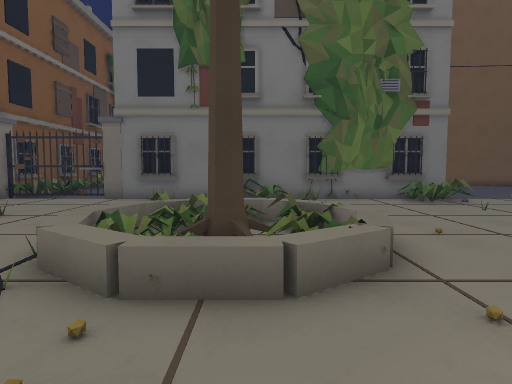
[1] (above)

17 first-person views from a walk through a Godot game level. The camera is 1.2 m above the floor, tilts 4° down and sees 75° across. The floor is counted in squares, 1 m on a side. Each view is taken from the middle of a square. On the plan, view 1 faces up. The plan holds only what a view shows up to about 14 squares ahead; the rest is blank. The place goes on beyond the plan. Characters and animated objects are left out.

[2]
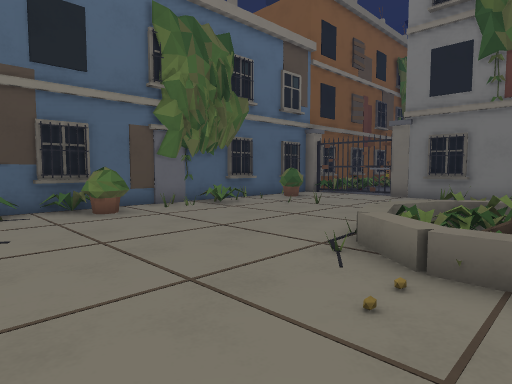

[3]
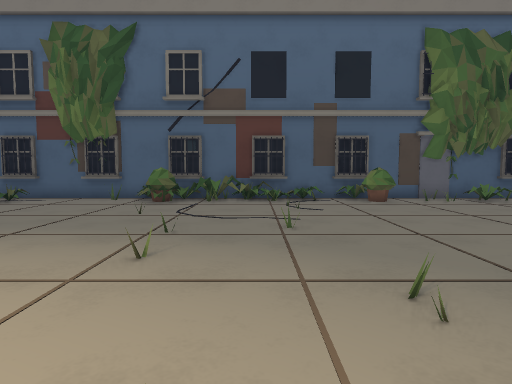

[4]
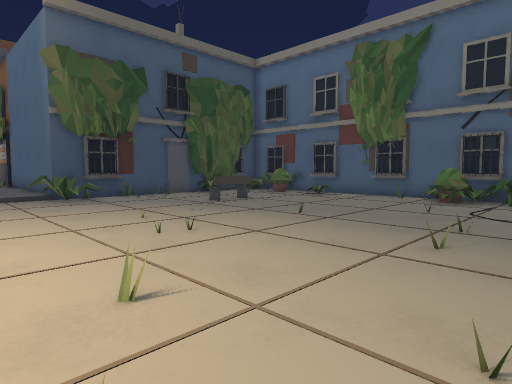

[5]
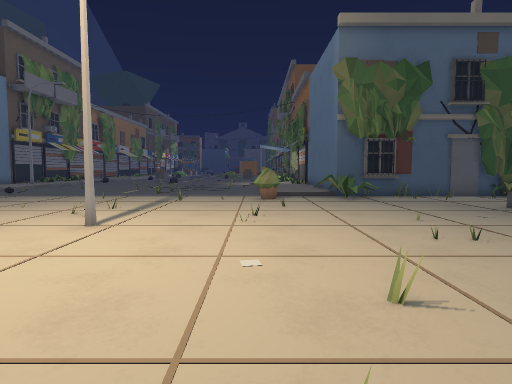

[6]
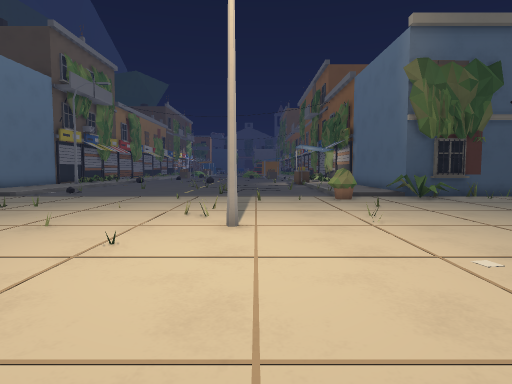

[7]
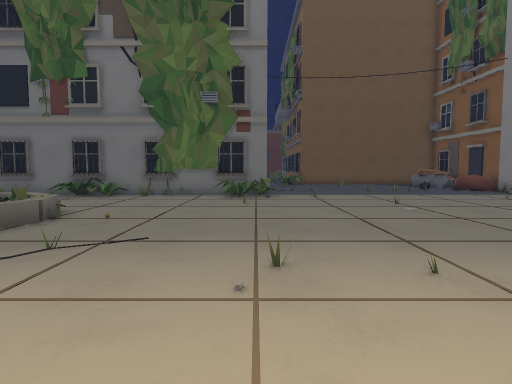

[8]
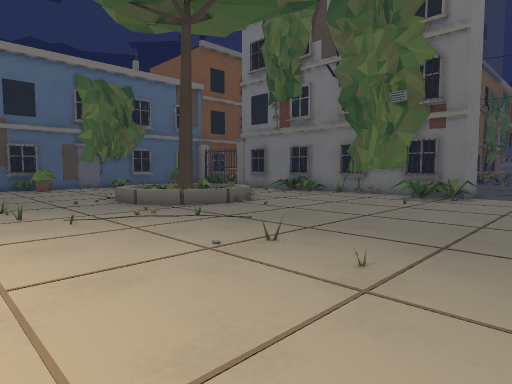

[9]
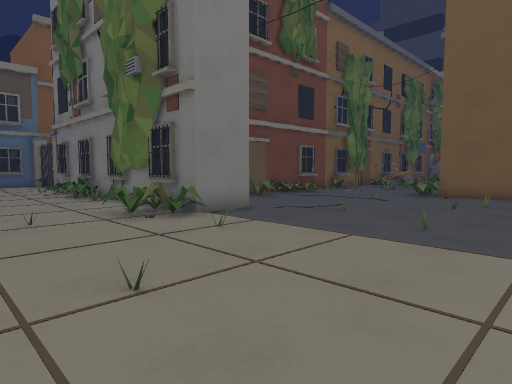

[10]
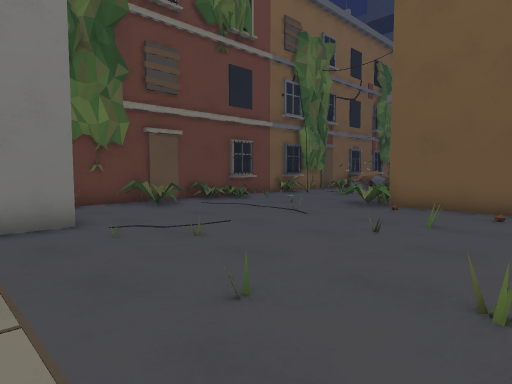

[11]
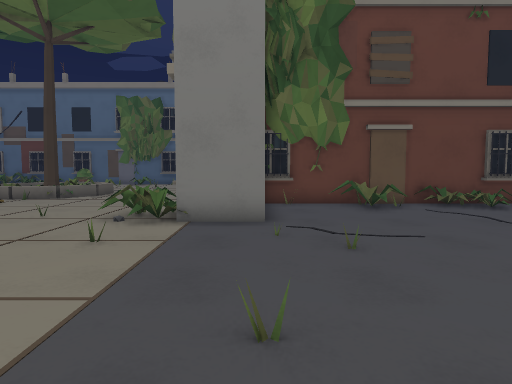

[12]
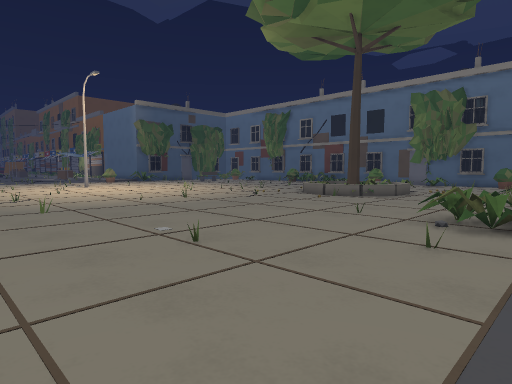

[13]
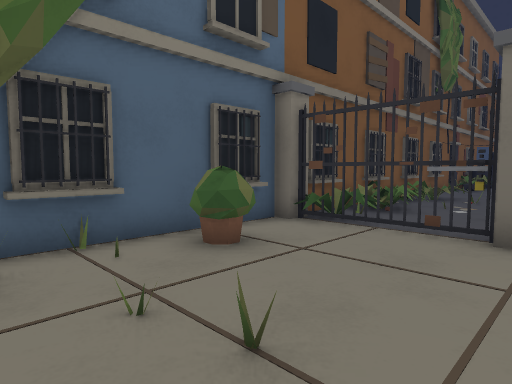

[14]
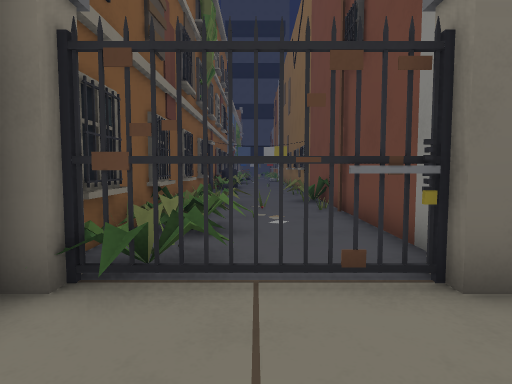

[15]
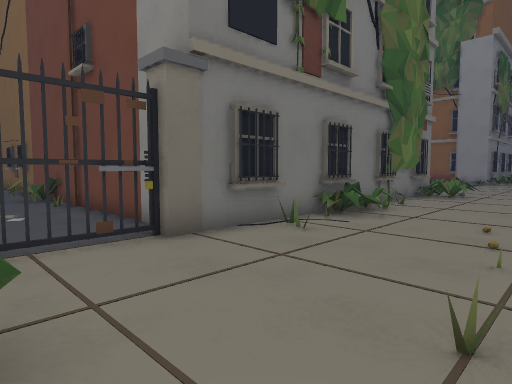

[16]
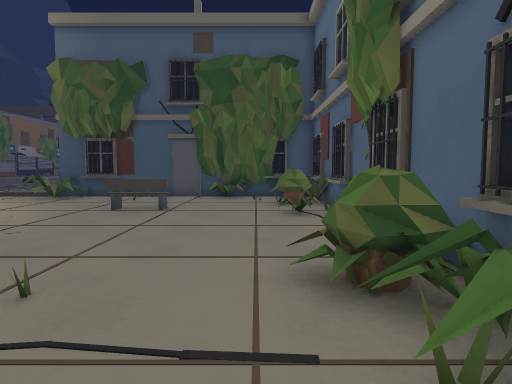

[17]
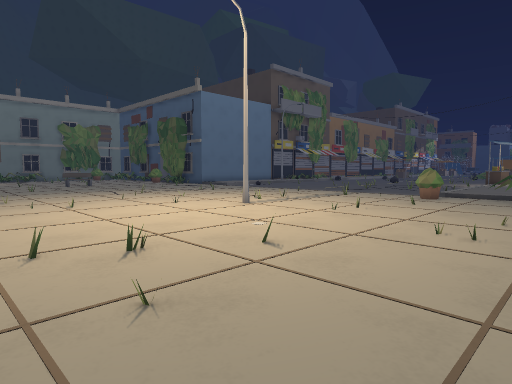

### Floor plan
Key: @ floor where view 1 was taken; # wall or solid block; x gap in a wall; . main floor; : floor 0.25 m higher than the main floor; / step, stairs or slope; = window, fence, low wall or low ledge; G gate; O other object.
Columns run from 11 left of view 1 to 15 right of it. Each row starts with its distance up from view 1.
 24 #    #         #  ..=#####
 23 # ...#        ##.....O....
 22 ##..=#        ##..........
 21 ##O..#        #=........=.
 20 #=...#        #...........
 19 ##=..#        ##=.........
 18 ##.:.#        #==.........
 17 #==..#        ##..........
 16 ##=..#        ##...........
 15 ##=..#         #  #........
 14  ##GG#            #........
 13  #..G##############=.......
 12  #.....==.O.==...==........
 11  ##........................
 10  ##........................
  9 ##.........................
  8 ##.....  ///...............
  7 #=O...../O=/=.............
  6 ##......//###O............
  5 ##......//###.............
  4 #........///O.............
  3 ###......///...:..........
  2 ###......................
  1  #.......................
  0  #.........@.............
 -1 ##.......................
 -2 ##.......................
 -3 #==........................
 -4 ##=........................
 -5 ##=.......................
 -6 #==......................
 -7 ##=.....................
 -8 ##......................
 -9 ##.................#.....
-10 #........................
-11 ##:.......................
-12 ##....OO...................
-13 #==........................
-14 ##=........................
-15  #=.........=..#...........
-16  #####...###=..x...........

Where each view was taken, in squares from view 1:
view 1: 0 up, 0 right, facing up
view 2: 1 down, 0 right, facing up-left
view 3: 2 down, 3 right, facing left
view 4: 2 down, 4 right, facing down-left
view 5: 2 down, 4 right, facing down
view 6: 2 down, 7 right, facing down
view 7: 2 down, 7 right, facing up
view 8: 2 down, 11 right, facing up-left
view 9: 8 up, 15 right, facing up-left
view 10: 13 up, 15 right, facing up-left
view 11: 15 up, 15 right, facing left
view 12: 14 up, 15 right, facing down-left
view 13: 7 up, 5 left, facing up-left
view 14: 10 up, 8 left, facing up
view 15: 8 up, 9 left, facing up-right
view 16: 2 down, 8 left, facing down
view 17: 1 down, 1 left, facing down-right
